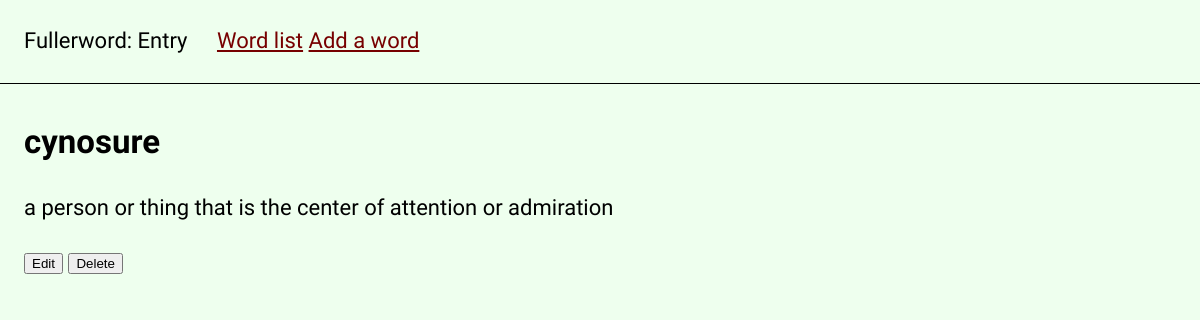
Page /6 on the committed database.
### dictionary/models.py (models this page shows, shortened)
class Entry(models.Model):
    word = models.CharField(max_length=120)
    definition = models.TextField(max_length=1500)
    source = models.TextField(max_length=5000)
    favorite = models.BooleanField(default=False)
    private = models.BooleanField(default=False)
    tags = models.ManyToManyField(Tag)

### dictionary/views.py (the view)
# urls.py: path('<int:id>', views.entry, name='entry'),
def entry(request, id):
    print('> Entry')
    entry = Entry.objects.get(id=id)
    return render(request, 'dictionary/entry.html', {"entry": entry})

### templates/dictionary/entry.html (shortened to what this page needs)
{% extends 'dictionary/base.html' %}
{% block title %}Entry{% endblock %}
{% block content %}
<h2>{{ entry.word }}</h2>
<p>{{ entry.definition }}</p>
<p>
  <form method="post" action="/edit/{{entry.id}}">
    <button type="submit" name="edit" value="edit">Edit</button>
    <button type="submit" name="delete" value="delete">Delete</button>
  </form>
</p>
{% endblock %}

### templates/dictionary/base.html (style rules this page uses)
html { font-size: 22px; line-height: 1.4; font-family: 'Halant', Georgia; }
body { margin: 0; padding: 0; background: #efe; }

### rows in the picture
Entry: word "cynosure", definition "a person or thing that is the center of attention or admiration"
